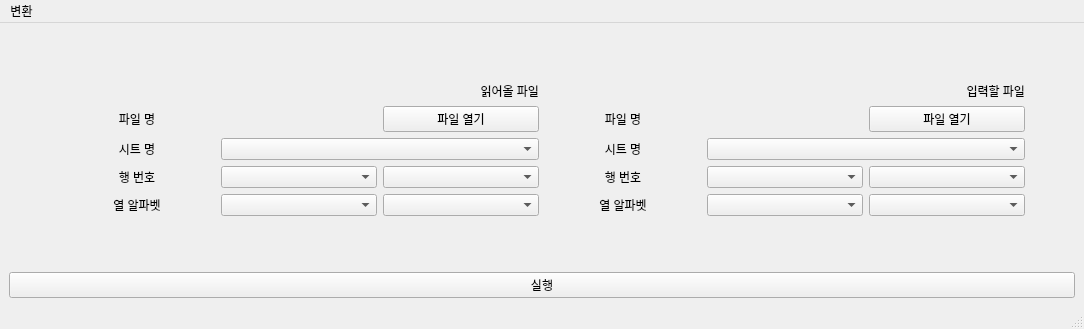
<?xml version="1.0" encoding="UTF-8"?>
<ui version="4.0">
 <class>MainWindow</class>
 <widget class="QMainWindow" name="MainWindow">
  <property name="geometry">
   <rect>
    <x>0</x>
    <y>0</y>
    <width>1084</width>
    <height>311</height>
   </rect>
  </property>
  <property name="windowTitle">
   <string>MainWindow</string>
  </property>
  <widget class="QWidget" name="centralwidget">
   <layout class="QVBoxLayout" name="verticalLayout">
    <item>
     <layout class="QGridLayout" name="gridLayout_2">
      <item row="0" column="0">
       <layout class="QGridLayout" name="gridLayout" rowstretch="0,0,0,0,0">
        <property name="leftMargin">
         <number>50</number>
        </property>
        <property name="topMargin">
         <number>50</number>
        </property>
        <property name="rightMargin">
         <number>50</number>
        </property>
        <property name="bottomMargin">
         <number>50</number>
        </property>
        <item row="3" column="3">
         <widget class="QLabel" name="rowLabelB">
          <property name="text">
           <string>행 번호</string>
          </property>
          <property name="alignment">
           <set>Qt::AlignCenter</set>
          </property>
         </widget>
        </item>
        <item row="4" column="0">
         <widget class="QLabel" name="columnLabelA">
          <property name="text">
           <string>열 알파벳</string>
          </property>
          <property name="alignment">
           <set>Qt::AlignCenter</set>
          </property>
         </widget>
        </item>
        <item row="4" column="3">
         <widget class="QLabel" name="columnLabelB">
          <property name="text">
           <string>열 알파벳</string>
          </property>
          <property name="alignment">
           <set>Qt::AlignCenter</set>
          </property>
         </widget>
        </item>
        <item row="2" column="3">
         <widget class="QLabel" name="sheetNameB">
          <property name="text">
           <string>시트 명</string>
          </property>
          <property name="alignment">
           <set>Qt::AlignCenter</set>
          </property>
         </widget>
        </item>
        <item row="2" column="0">
         <widget class="QLabel" name="sheetNameA">
          <property name="text">
           <string>시트 명</string>
          </property>
          <property name="alignment">
           <set>Qt::AlignCenter</set>
          </property>
         </widget>
        </item>
        <item row="2" column="4" colspan="2">
         <widget class="QComboBox" name="sheetNameBCBox"/>
        </item>
        <item row="1" column="5">
         <layout class="QHBoxLayout" name="horizontalLayout">
          <property name="spacing">
           <number>300</number>
          </property>
          <item>
           <widget class="QPushButton" name="fileBButton">
            <property name="text">
             <string>파일 열기</string>
            </property>
           </widget>
          </item>
         </layout>
        </item>
        <item row="1" column="2">
         <widget class="QPushButton" name="fileAButton">
          <property name="text">
           <string>파일 열기</string>
          </property>
         </widget>
        </item>
        <item row="2" column="1" colspan="2">
         <widget class="QComboBox" name="sheetNameACBox"/>
        </item>
        <item row="3" column="1">
         <widget class="QComboBox" name="row1CBoxA"/>
        </item>
        <item row="0" column="3" colspan="3">
         <widget class="QLabel" name="fileBLabel">
          <property name="text">
           <string>입력할 파일</string>
          </property>
          <property name="alignment">
           <set>Qt::AlignRight|Qt::AlignTrailing|Qt::AlignVCenter</set>
          </property>
         </widget>
        </item>
        <item row="0" column="0" colspan="3">
         <widget class="QLabel" name="fileALabel">
          <property name="text">
           <string>읽어올 파일</string>
          </property>
          <property name="alignment">
           <set>Qt::AlignRight|Qt::AlignTrailing|Qt::AlignVCenter</set>
          </property>
         </widget>
        </item>
        <item row="3" column="4">
         <widget class="QComboBox" name="row1CBoxB"/>
        </item>
        <item row="3" column="2">
         <widget class="QComboBox" name="row2CBoxA"/>
        </item>
        <item row="4" column="2">
         <widget class="QComboBox" name="column2CBoxA"/>
        </item>
        <item row="3" column="5">
         <widget class="QComboBox" name="row2CBoxB"/>
        </item>
        <item row="3" column="0">
         <widget class="QLabel" name="rowLabelA">
          <property name="text">
           <string>행 번호</string>
          </property>
          <property name="alignment">
           <set>Qt::AlignCenter</set>
          </property>
         </widget>
        </item>
        <item row="4" column="1">
         <widget class="QComboBox" name="column1CBoxA"/>
        </item>
        <item row="4" column="4">
         <widget class="QComboBox" name="column1CBoxB"/>
        </item>
        <item row="4" column="5">
         <widget class="QComboBox" name="column2CBoxB"/>
        </item>
        <item row="1" column="0">
         <widget class="QLabel" name="fileNameA">
          <property name="text">
           <string>파일 명</string>
          </property>
          <property name="alignment">
           <set>Qt::AlignCenter</set>
          </property>
         </widget>
        </item>
        <item row="1" column="3">
         <widget class="QLabel" name="fileNameB">
          <property name="text">
           <string>파일 명</string>
          </property>
          <property name="alignment">
           <set>Qt::AlignCenter</set>
          </property>
         </widget>
        </item>
       </layout>
      </item>
      <item row="1" column="0">
       <widget class="QPushButton" name="startButton">
        <property name="text">
         <string>실행</string>
        </property>
       </widget>
      </item>
     </layout>
    </item>
   </layout>
  </widget>
  <widget class="QMenuBar" name="menubar">
   <property name="geometry">
    <rect>
     <x>0</x>
     <y>0</y>
     <width>1084</width>
     <height>21</height>
    </rect>
   </property>
   <widget class="QMenu" name="menu">
    <property name="title">
     <string>변환</string>
    </property>
    <addaction name="actionSite"/>
   </widget>
   <addaction name="menu"/>
  </widget>
  <widget class="QStatusBar" name="statusbar"/>
  <action name="actionSite">
   <property name="text">
    <string>Site</string>
   </property>
   <property name="shortcut">
    <string>Shift+S</string>
   </property>
  </action>
 </widget>
 <resources/>
 <connections/>
</ui>
